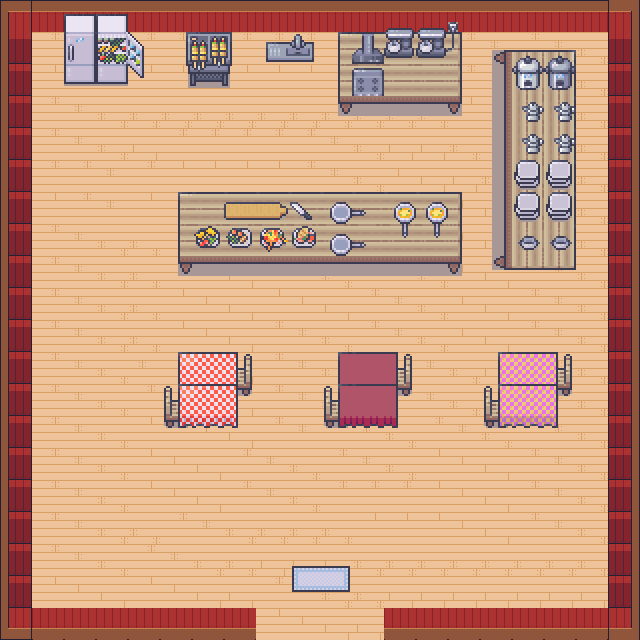

Tiled map render using the project's own tile images. Description and the map definition, with tile-layer contents summarised, below:
An orthogonal 20x20 tile map with 32x32 px tiles, 3 tile layers (road, building, item), 3 tilesets and 1 object (start).

<map version="1.9" tiledversion="1.9.2" orientation="orthogonal" renderorder="right-down" width="20" height="20" tilewidth="32" tileheight="32" infinite="0" nextlayerid="8" nextobjectid="4">
 <editorsettings>
  <export target="home.tmj" format="json" />
 </editorsettings>
 <tileset firstgid="1" name="12_Kitchen_32x32" tilewidth="32" tileheight="32" tilecount="784" columns="16">
  <image source="12_Kitchen_32x32.png" width="512" height="1568" />
  <tile id="243">
   <properties>
    <property name="table" type="bool" value="true" />
   </properties>
  </tile>
  <tile id="244">
   <properties>
    <property name="table" type="bool" value="true" />
   </properties>
  </tile>
  <tile id="245">
   <properties>
    <property name="table" type="bool" value="true" />
   </properties>
  </tile>
  <tile id="259">
   <properties>
    <property name="table" type="bool" value="true" />
   </properties>
  </tile>
  <tile id="260">
   <properties>
    <property name="table" type="bool" value="true" />
   </properties>
  </tile>
  <tile id="261">
   <properties>
    <property name="table" type="bool" value="true" />
   </properties>
  </tile>
  <tile id="275">
   <properties>
    <property name="table" type="bool" value="true" />
   </properties>
  </tile>
  <tile id="276">
   <properties>
    <property name="table" type="bool" value="true" />
   </properties>
  </tile>
  <tile id="277">
   <properties>
    <property name="table" type="bool" value="true" />
   </properties>
  </tile>
 </tileset>
 <tileset firstgid="785" name="gather_interior_walls_1.6" tilewidth="32" tileheight="32" tilecount="8025" columns="25">
  <image source="gather_interior_walls_1.6.png" width="800" height="10272" />
  <tile id="3225">
   <properties>
    <property name="wall" type="bool" value="true" />
   </properties>
  </tile>
  <tile id="3226">
   <properties>
    <property name="wall" type="bool" value="true" />
   </properties>
  </tile>
  <tile id="3227">
   <properties>
    <property name="wall" type="bool" value="true" />
   </properties>
  </tile>
  <tile id="3228">
   <properties>
    <property name="wall" type="bool" value="true" />
   </properties>
  </tile>
  <tile id="3229">
   <properties>
    <property name="wall" type="bool" value="true" />
   </properties>
  </tile>
  <tile id="3230">
   <properties>
    <property name="wall" type="bool" value="true" />
   </properties>
  </tile>
  <tile id="3231">
   <properties>
    <property name="wall" type="bool" value="true" />
   </properties>
  </tile>
  <tile id="3250">
   <properties>
    <property name="wall" type="bool" value="true" />
   </properties>
  </tile>
  <tile id="3251">
   <properties>
    <property name="wall" type="bool" value="true" />
   </properties>
  </tile>
  <tile id="3252">
   <properties>
    <property name="wall" type="bool" value="true" />
   </properties>
  </tile>
  <tile id="3253">
   <properties>
    <property name="wall" type="bool" value="true" />
   </properties>
  </tile>
  <tile id="3254">
   <properties>
    <property name="wall" type="bool" value="true" />
   </properties>
  </tile>
  <tile id="3255">
   <properties>
    <property name="wall" type="bool" value="true" />
   </properties>
  </tile>
  <tile id="3256">
   <properties>
    <property name="wall" type="bool" value="true" />
   </properties>
  </tile>
  <tile id="3275">
   <properties>
    <property name="wall" type="bool" value="true" />
   </properties>
  </tile>
  <tile id="3276">
   <properties>
    <property name="wall" type="bool" value="true" />
   </properties>
  </tile>
  <tile id="3277">
   <properties>
    <property name="wall" type="bool" value="true" />
   </properties>
  </tile>
  <tile id="3278">
   <properties>
    <property name="wall" type="bool" value="true" />
   </properties>
  </tile>
  <tile id="3279">
   <properties>
    <property name="wall" type="bool" value="true" />
   </properties>
  </tile>
  <tile id="3280">
   <properties>
    <property name="wall" type="bool" value="true" />
   </properties>
  </tile>
  <tile id="3281">
   <properties>
    <property name="wall" type="bool" value="true" />
   </properties>
  </tile>
  <tile id="3300">
   <properties>
    <property name="wall" type="bool" value="true" />
   </properties>
  </tile>
  <tile id="3301">
   <properties>
    <property name="wall" type="bool" value="true" />
   </properties>
  </tile>
  <tile id="3302">
   <properties>
    <property name="wall" type="bool" value="true" />
   </properties>
  </tile>
  <tile id="3303">
   <properties>
    <property name="wall" type="bool" value="true" />
   </properties>
  </tile>
  <tile id="3304">
   <properties>
    <property name="wall" type="bool" value="true" />
   </properties>
  </tile>
  <tile id="3305">
   <properties>
    <property name="wall" type="bool" value="true" />
   </properties>
  </tile>
  <tile id="3306">
   <properties>
    <property name="wall" type="bool" value="true" />
   </properties>
  </tile>
  <tile id="3325">
   <properties>
    <property name="wall" type="bool" value="true" />
   </properties>
  </tile>
  <tile id="3326">
   <properties>
    <property name="wall" type="bool" value="true" />
   </properties>
  </tile>
  <tile id="3327">
   <properties>
    <property name="wall" type="bool" value="true" />
   </properties>
  </tile>
  <tile id="3328">
   <properties>
    <property name="wall" type="bool" value="true" />
   </properties>
  </tile>
  <tile id="3329">
   <properties>
    <property name="wall" type="bool" value="true" />
   </properties>
  </tile>
  <tile id="3330">
   <properties>
    <property name="wall" type="bool" value="true" />
   </properties>
  </tile>
  <tile id="3331">
   <properties>
    <property name="wall" type="bool" value="true" />
   </properties>
  </tile>
  <tile id="3350">
   <properties>
    <property name="wall" type="bool" value="true" />
   </properties>
  </tile>
  <tile id="3351">
   <properties>
    <property name="wall" type="bool" value="true" />
   </properties>
  </tile>
  <tile id="3352">
   <properties>
    <property name="wall" type="bool" value="true" />
   </properties>
  </tile>
  <tile id="3353">
   <properties>
    <property name="wall" type="bool" value="true" />
   </properties>
  </tile>
  <tile id="3354">
   <properties>
    <property name="wall" type="bool" value="true" />
   </properties>
  </tile>
  <tile id="3355">
   <properties>
    <property name="wall" type="bool" value="true" />
   </properties>
  </tile>
  <tile id="3356">
   <properties>
    <property name="wall" type="bool" value="true" />
   </properties>
  </tile>
  <tile id="3375">
   <properties>
    <property name="wall" type="bool" value="true" />
   </properties>
  </tile>
  <tile id="3376">
   <properties>
    <property name="wall" type="bool" value="true" />
   </properties>
  </tile>
  <tile id="3377">
   <properties>
    <property name="wall" type="bool" value="true" />
   </properties>
  </tile>
  <tile id="3378">
   <properties>
    <property name="wall" type="bool" value="true" />
   </properties>
  </tile>
  <tile id="3379">
   <properties>
    <property name="wall" type="bool" value="true" />
   </properties>
  </tile>
  <tile id="3380">
   <properties>
    <property name="wall" type="bool" value="true" />
   </properties>
  </tile>
  <tile id="3381">
   <properties>
    <property name="wall" type="bool" value="true" />
   </properties>
  </tile>
  <tile id="3400">
   <properties>
    <property name="wall" type="bool" value="true" />
   </properties>
  </tile>
  <tile id="3401">
   <properties>
    <property name="wall" type="bool" value="true" />
   </properties>
  </tile>
  <tile id="3402">
   <properties>
    <property name="wall" type="bool" value="true" />
   </properties>
  </tile>
  <tile id="3403">
   <properties>
    <property name="wall" type="bool" value="true" />
   </properties>
  </tile>
  <tile id="3404">
   <properties>
    <property name="wall" type="bool" value="true" />
   </properties>
  </tile>
  <tile id="3405">
   <properties>
    <property name="wall" type="bool" value="true" />
   </properties>
  </tile>
  <tile id="3406">
   <properties>
    <property name="wall" type="bool" value="true" />
   </properties>
  </tile>
  <tile id="3425">
   <properties>
    <property name="wall" type="bool" value="true" />
   </properties>
  </tile>
  <tile id="3426">
   <properties>
    <property name="wall" type="bool" value="true" />
   </properties>
  </tile>
  <tile id="3427">
   <properties>
    <property name="wall" type="bool" value="true" />
   </properties>
  </tile>
  <tile id="3428">
   <properties>
    <property name="wall" type="bool" value="true" />
   </properties>
  </tile>
  <tile id="3429">
   <properties>
    <property name="wall" type="bool" value="true" />
   </properties>
  </tile>
  <tile id="3430">
   <properties>
    <property name="wall" type="bool" value="true" />
   </properties>
  </tile>
  <tile id="3431">
   <properties>
    <property name="wall" type="bool" value="true" />
   </properties>
  </tile>
  <tile id="3450">
   <properties>
    <property name="wall" type="bool" value="true" />
   </properties>
  </tile>
  <tile id="3451">
   <properties>
    <property name="wall" type="bool" value="true" />
   </properties>
  </tile>
  <tile id="3452">
   <properties>
    <property name="wall" type="bool" value="true" />
   </properties>
  </tile>
  <tile id="3453">
   <properties>
    <property name="wall" type="bool" value="true" />
   </properties>
  </tile>
  <tile id="3454">
   <properties>
    <property name="wall" type="bool" value="true" />
   </properties>
  </tile>
  <tile id="3455">
   <properties>
    <property name="wall" type="bool" value="true" />
   </properties>
  </tile>
  <tile id="3456">
   <properties>
    <property name="wall" type="bool" value="true" />
   </properties>
  </tile>
 </tileset>
 <tileset firstgid="8810" name="Wood" tilewidth="32" tileheight="32" tilecount="8640" columns="180">
  <image source="Wood.png" width="5760" height="1536" />
 </tileset>
 <objectgroup id="6" name="objectlayer">
  <object id="3" name="start" x="319.102" y="574.828">
   <point />
  </object>
 </objectgroup>
 <layer id="2" name="road" width="20" height="20">
  <data>[400 cells, 329 non-empty, 8 distinct tile ids]</data>
 </layer>
 <layer id="1" name="building" width="20" height="20">
  <data>[400 cells, 159 non-empty, 25 distinct tile ids]</data>
 </layer>
 <layer id="3" name="item" width="20" height="20">
  <data>[400 cells, 83 non-empty, 62 distinct tile ids]</data>
 </layer>
</map>
